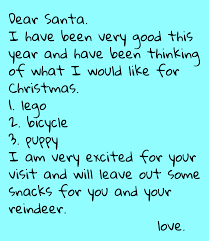
#> input picture images/sample3.png, 209 x 241 px, given in place of quote.png, which was not available
$ python tesseract2.py
#> lines starting #> are read from the running program, lines starting #| are printed output that depends on the picture; after the words box and inside, x2 and y2 are one past the last pixel; in counts of white or black regions, pixels touching at a corner belong together; pictures that were not available may be replaced by others from this repository, and a replacement may not be noted
import cv2
import os,argparse
import pytesseract
from PIL import Image

img = cv2.imread("images/quote.png")
#> img is the input picture: shape (241, 209, 3); mean B, G, R 238.2, 236.5, 135.8
print(img)
#> (printed output is left out)
# Preprocessing the image starts

# Convert the image to gray scale
gray = cv2.cvtColor(img, cv2.COLOR_BGR2GRAY)
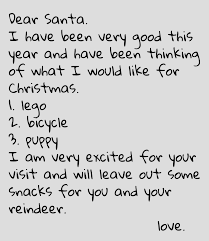
#> gray: shape (241, 209); min 0, max 225, mean 206.7

# Performing OTSU threshold
ret, thresh1 = cv2.threshold(gray, 0, 255, cv2.THRESH_OTSU | cv2.THRESH_BINARY_INV)
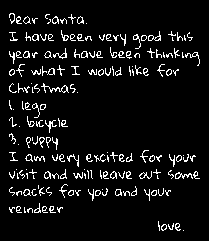
#> thresh1: shape (241, 209); 6.9% white in thin lines or dots, all inside (x1, y1, x2, y2) = (9, 13, 200, 231)
#> ret = 128

# Specify structure shape and kernel size.
# Kernel size increases or decreases the area
# of the rectangle to be detected.
# A smaller value like (10, 10) will detect
# each word instead of a sentence.
rect_kernel = cv2.getStructuringElement(cv2.MORPH_RECT, (10, 10))

# Applying dilation on the threshold image
dilation = cv2.dilate(thresh1, rect_kernel, iterations = 1)
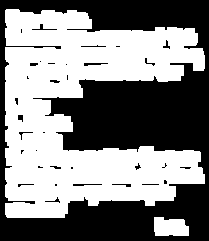
#> dilation: shape (241, 209); 51.9% white; 34 black regions (19 under 20 px)

# Finding contours
contours, hierarchy = cv2.findContours(dilation, cv2.RETR_EXTERNAL,
                                                 cv2.CHAIN_APPROX_NONE)
#> contours = 2 contours; box (x1, y1, x2, y2) and area: (5, 9, 205, 218) 25330, (154, 217, 189, 236) 523

# Creating a copy of image
im2 = img.copy()

# A text file is created and flushed
# file = open("/mnt/output.txt", "w+")
# file.write("")
# file.close()

# Looping through the identified contours
# Then rectangular part is cropped and passed on
# to pytesseract for extracting text from it
# Extracted text is then written into the text file
for cnt in contours:
    x, y, w, h = cv2.boundingRect(cnt)

    # Drawing a rectangle on copied image
    rect = cv2.rectangle(im2, (x, y), (x + w, y + h), (0, 255, 0), 2)

    # Cropping the text block for giving input to OCR
    cropped = im2[y:y + h, x:x + w]

    # Open the file in append mode
    # file = open("/mnt/output.txt", "a")

    # Apply OCR on the cropped image
#> (the run stopped early here; a loop or call above may not have finished)
